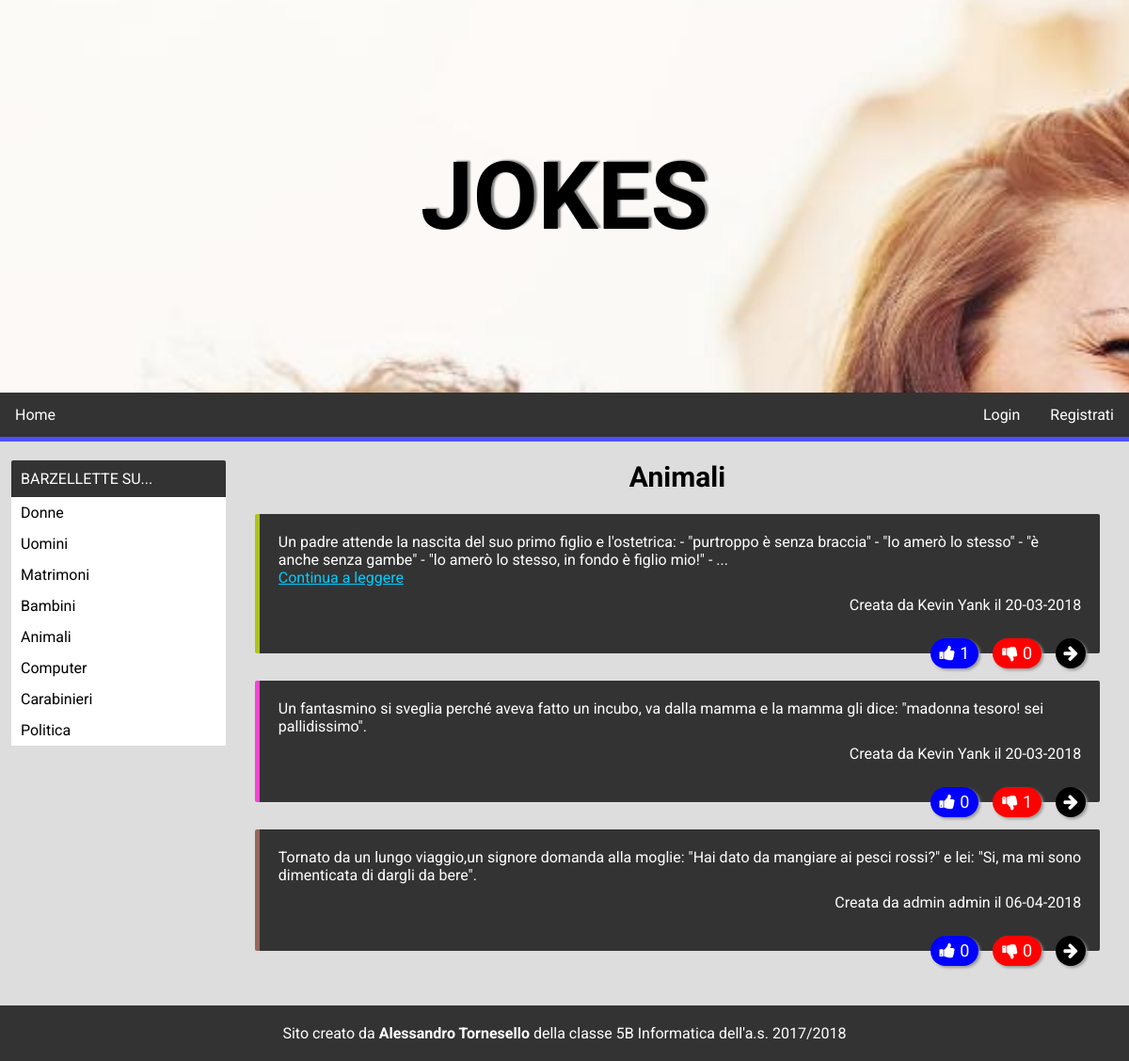
/category.php?category=Animali, run on the app's committed database.
### tables this page shows
CREATE TABLE `category` (
  `id` int(11) NOT NULL,
  `name` varchar(255) DEFAULT NULL
);

CREATE TABLE `joke` (
  `id` int(11) NOT NULL,
  `joketext` text,
  `jokedate` date NOT NULL,
  `idauthor` int(11) DEFAULT NULL,
  `likeCounter` int(11) NOT NULL,
  `unlikeCounter` int(11) NOT NULL
);

CREATE TABLE `author` (
  `id` int(11) NOT NULL,
  `name` varchar(255) DEFAULT NULL,
  `email` varchar(255) DEFAULT NULL,
  `idUtente` int(11) NOT NULL
);

### category.php (the view, shortened to what this page needs)
<!DOCTYPE html>
<html>
  <head>
    <link rel="stylesheet" type="text/css" media="screen" href="styles/main.css"/>
    <link rel="stylesheet" type="text/css" media="screen" href="styles/joketable.css"/>
    <link rel="stylesheet" type="text/css" media="screen" href="styles/category.css"/>
    <link rel="stylesheet" href="https://maxcdn.bootstrapcdn.com/font-awesome/4.5.0/css/font-awesome.min.css">
  </head>
  <body>
    <div class="header">
        <div class="img">
            <p>Jokes</p>
        </div>
        <?php include("menu.php"); ?>
    </div>
    <div class="sidebar">
        <table class="categoriestable">
            <tr><td class="categoriestitle">Barzellette su...</td></tr>
            <?php
                include("conn.php");
                $sql = "SELECT name
                        FROM category";
                if($result = $conn->query($sql)) {
                    while ($row = $result->fetch_assoc()) {
                        echo "<tr><td class='categoriesname'><a href='category.php?category=".
                          $row['name']."'>".
                          $row['name'].
                          "</a></td></tr>";
                    }
                }
            ?>
        </table>
    </div>
    <div class="content">
        <h2 class="categoryname"><?php echo $_GET["category"]; ?></h2>
        <table class="jokestable">
        <?php
            $sql = "SELECT j.id, j.joketext, j.jokedate , a.name, j.likeCounter, j.unlikeCounter
                    FROM joke j, author a, jokecategory jc, category c
                    WHERE c.name = '".$_GET["category"]."'
                    AND j.idauthor = a.id
                    AND j.id = jc.jokeid
                    AND jc.categoryid = c.id";
            if($result = $conn->query($sql)) {
                while ($row = $result->fetch_assoc()) {
                    $newDate = date("d-m-Y", strtotime($row['jokedate']));
                    if(strlen($row['joketext']) >= 200) {
                        $row['joketext'] = substr($row['joketext'], 0, 200);
                        $row['joketext'] .= "...<br><a href='detail.php?id=".$row['id']."'>Continua a leggere</a> ";
                      }
                    echo "<tr>
                        <td style='border-left:5px solid rgb(".
                        rand(0,255).",".rand(0,255).",".rand(0,255).
                        ")'>
                        <p class='text'>".
                        $row['joketext'].
                        "</p>
                        <p class='author'>Creata da ".
                        $row['name']." il ". $newDate.
                        "</p><br>
                        <div class='jokeinfo'>
                        <div class='info float'>
                          <a href='detail.php?id=".
                          $row['id'].
                          "'>
                            <i class='fa fa-arrow-right'></i>
                          </a>
                        </div>
                        <form action='".$_SERVER["PHP_SELF"]."?category=".$_GET["category"]."' method='POST'>
                            <button type='submit' name='action' value='".$row['id']."-unlike-".$_GET["category"]."' class='floatWithText unlike'>
                              <i class='fa fa-thumbs-down my-float unlike'>
                              <span class='unlike'>".
                              $row['unlikeCounter'].
                              "</span>
                              </i>
                            </button>
                        </form>
                        <form action='".$_SERVER["PHP_SELF"]."?category=".$_GET["category"]."' method='POST'>
                            <button type='submit' name='action' value='".$row['id']."-like-".$_GET["category"]."' class='floatWithText like'>
                              <i class='fa fa-thumbs-up my-float like'>
                              <span class='like'>".
                              $row['likeCounter'].
                              "</span>
                              </i>
                            </button>
                        </form>
                        </div></td></tr><tr><td class='spacer'></td></tr>";
                }
            }
        ?>
        </table>
    </div>
    <div class="footer">
      <?php include("footer.php"); ?>
    </div>
  </body>
</html>

### styles/main.css (style rules this page uses)
* { padding: 0; margin: 0; font-family: 'Roboto', sans-serif; }
body { background-color: #ddd; }
div.sidebar { float: left; width: 20%; }
div.content { float: right; width: 80%; }
table.categoriestable { margin: 20px 0 5% 5%; width: 95%; border-collapse: collapse; }
td.categoriestitle { background-color: #333; color: #fff; padding: 10px; text-transform: uppercase; border-radius: 2px 2px 0 0; }
td.categoriesname { background-color: #fff; padding: 7px 10px; }
td.categoriesname a { text-decoration: none; color: #000; }
div.img { background-image: url("../img/bg_home.jpg"); background-attachment: fixed; background-repeat: no-repeat; background-size: cover; background-position: 0 -30px; padding: 150px 0 150px 0; text-align: center; }
div.img p { font-size: 100px; text-transform: uppercase; font-weight: bold; color: #000; font-family: 'Comfortaa', cursive; text-shadow: 3px -1px 2px rgb(128, 128, 128); }
div.footer { clear: both; }

### styles/joketable.css (style rules this page uses)
table.jokestable { margin: 20px 3% 3% 3%; width: 94%; }
table.jokestable tr td.spacer { height: 25px; background-color: transparent; }
table.jokestable tr td { background-color: #333; color: #fff; border-radius: 2px; }
table.jokestable tr td p.author { float: right; padding: 10px 20px 10px 0px; }
table.jokestable tr td p.text { padding: 20px 20px 0 20px; }
table.jokestable tr td p.text a { color: #0cf; }
table.jokestable tr td div.jokeinfo { width: 100%; text-align: right; height: 0; margin-top: 20px; }
table.jokestable tr td div.jokeinfo span.like, table.jokestable tr td div.jokeinfo span.unlike, table.jokestable tr td div.jokeinfo button { float: right; }
table.jokestable tr td div.jokeinfo span.like, table.jokestable tr td div.jokeinfo span.unlike { height: 32px; line-height: 32px; padding: 0 0 0 5px; }
table.jokestable tr td div.jokeinfo button i.like, table.jokestable tr td div.jokeinfo button i.unlike, table.jokestable tr td div.jokeinfo button i.edit, table.jokestable tr td div.jokeinfo button i.delete { color: #fff; height: 32px; line-height: 32px; font-size: 18px; }
table.jokestable tr td div.jokeinfo button.like { background-color: #00f; padding: 0 10px 0 10px; margin-left: 15px; }
table.jokestable tr td div.jokeinfo button.unlike { background-color: #f00; padding: 0 10px 0 10px; margin-left: 15px; }
table.jokestable tr td div.info { float: right; background-color: #000; margin: 0 15px 0 15px; }
table.jokestable tr td div.info a i { color: #fff; line-height: 32px; font-size: 18px; }
table.jokestable tr td div.jokeinfo button { background-color: #000; border-width: 0; }
.float { position:relative; width:32px; height:32px; bottom:-16px; color:#FFF; border-radius:16px; text-align:center; box-shadow: 2px 2px 3px #999; }
.floatWithText { position:relative; height:32px; bottom:-16px; color:#FFF; border-radius:16px; text-align:center; box-shadow: 2px 2px 3px #999; }

### styles/category.css (style rules this page uses)
.categoryname { text-align: center; font-size: 30px; margin: 20px; }

### data on the page
category: name "Donne"
category: name "Uomini"
category: name "Matrimoni"
category: name "Bambini"
category: name "Animali"
category: name "Computer"
category: name "Carabinieri"
category: name "Politica"
joke: joketext "Un padre attende la nascita del suo primo figlio e l'ostetrica: - \"purtroppo è senza braccia\" - \"lo amerò lo stesso\" - \"è anche senza gambe\" - \"lo amerò lo stesso, in fondo è figlio mio!\" -", idauthor.name "Kevin Yank", jokedate "20-03-2018", $row['id'] 6 (drawn), unlikeCounter "0", likeCounter "1"
joke: joketext "Un fantasmino si sveglia perché aveva fatto un incubo, va dalla mamma e la mamma gli dice: \"madonna tesoro! sei pallidissimo\".", idauthor.name "Kevin Yank", jokedate "20-03-2018", $row['id'] 7 (drawn), unlikeCounter "1", likeCounter "0"
joke: joketext "Tornato da un lungo viaggio,un signore domanda alla moglie: \"Hai dato da mangiare ai pesci rossi?\" e lei: \"Si, ma mi sono dimenticata di dargli da bere\".", idauthor.name "admin admin", jokedate "06-04-2018", $row['id'] 56 (drawn), unlikeCounter "0", likeCounter "0"

### other printed values
$_GET["category"] "Animali"
